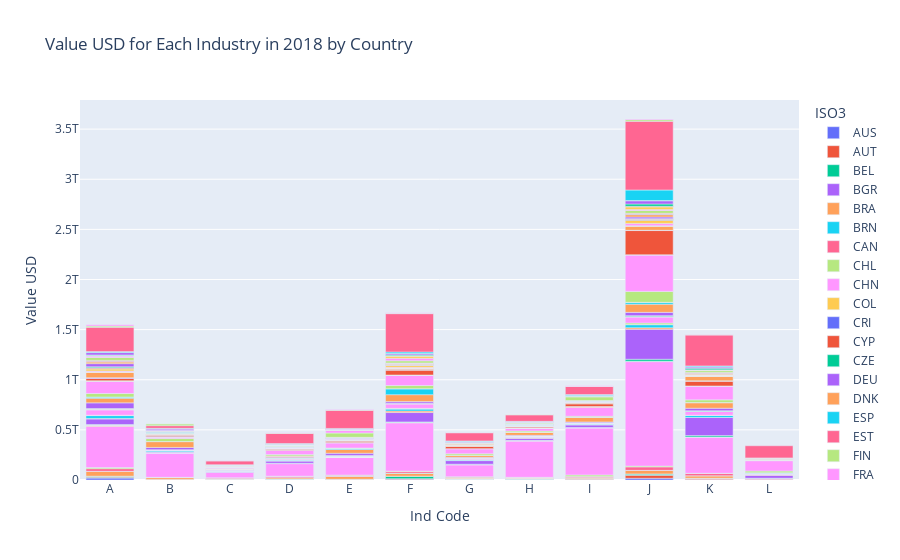

Source (notebook cell):
### Markdown cell above
The sunburst chart above provides a hierarchical visualization of the distribution of industries globally for the year 2018. The chart is structured with continents at the innermost level, followed by countries. The size of each segment represents the value in USD, with larger segments indicating higher values.

Key observations from the chart:
1. **China**: Dominates the chart with the highest values across multiple industries, particularly in the manufacture of fabricated metal products, machinery, and equipment.
2. **United States**: Also shows significant values, especially in the manufacture of fabricated metal products, machinery, and equipment, as well as the manufacture of transport equipment.
3. **Other Countries**: Countries like Japan, India, and South Korea also contribute significantly but are overshadowed by the top two countries. Germany also shows a very healthy contribution and is by far the biggset contributer in Europe.

The chart highlights the concentration of industrial value in a few key countries, with China leading by a substantial margin. This concentration suggests that these countries play a crucial role in the global industrial landscape, particularly in the manufacturing sectors.

### Code cell
# Aggregate data by industry and country
aggregated_data = df_eng_final_2018.groupby(['Ind Code', 'ISO3'])['Value USD'].sum().reset_index()

# Create the bar chart
fig = px.bar(aggregated_data, x='Ind Code', y='Value USD', color='ISO3', title='Value USD for Each Industry in 2018 by Country')


# Show the plot
fig.show()

### Figure 1 — Plotly figure (JSON) as saved in the notebook; plotly's stock layout.template omitted (floating-point values rounded to 4 significant figures)
{"data": [{"alignmentgroup": "True", "hovertemplate": "ISO3=AUS<br>Ind Code=%{x}<br>Value USD=%{y}<extra></extra>", "legendgroup": "AUS", "marker": {"color": "#636efa", "pattern": {"shape": ""}}, "name": "AUS", "offsetgroup": "AUS", "orientation": "v", "showlegend": true, "textposition": "auto", "type": "bar", "x": ["A", "B", "C", "D", "E", "F", "G", "H", "I", "J", "K"], "xaxis": "x", "y": [19227400000, 1738500000, 3526900000, 3805500000, 4366400000, 7094300000, 3405900000, 4880100000, 5153200000, 17233700000, 6059500000], "yaxis": "y"}, {"alignmentgroup": "True", "hovertemplate": "ISO3=AUT<br>Ind Code=%{x}<br>Value USD=%{y}<extra></extra>", "legendgroup": "AUT", "marker": {"color": "#EF553B", "pattern": {"shape": ""}}, "name": "AUT", "offsetgroup": "AUT", "orientation": "v", "showlegend": true, "textposition": "auto", "type": "bar", "x": ["A", "B", "C", "D", "E", "F", "G", "H", "I", "J", "K", "L"], "xaxis": "x", "y": [7380530000, 1185980000, 3188350000, 3794200000, 1100670000, 6564100000, 2990230000, 3125610000, 5315600000, 29632680000, 6915030000, 3334460000], "yaxis": "y"}, {"alignmentgroup": "True", "hovertemplate": "ISO3=BEL<br>Ind Code=%{x}<br>Value USD=%{y}<extra></extra>", "legendgroup": "BEL", "marker": {"color": "#00cc96", "pattern": {"shape": ""}}, "name": "BEL", "offsetgroup": "BEL", "orientation": "v", "showlegend": true, "textposition": "auto", "type": "bar", "x": ["A", "B", "C", "D", "E", "F", "G", "H", "I", "J", "K", "L"], "xaxis": "x", "y": [10051100000, 1629130000, 1118250000, 2613600000, 1534530000, 23640600000, 2661400000, 3113940000, 3692960000, 11767860000, 3886640000, 1584960000], "yaxis": "y"}, {"alignmentgroup": "True", "hovertemplate": "ISO3=BGR<br>Ind Code=%{x}<br>Value USD=%{y}<extra></extra>", "legendgroup": "BGR", "marker": {"color": "#ab63fa", "pattern": {"shape": ""}}, "name": "BGR", "offsetgroup": "BGR", "orientation": "v", "showlegend": true, "textposition": "auto", "type": "bar", "x": ["A", "B", "C", "D", "E", "F", "G", "H", "I", "J", "K", "L"], "xaxis": "x", "y": [1459750000, 867650000, 155360000, 401300000, 133430000, 787700000, 485710000, 517270000, 510320000, 2452510000, 402190000, 546700000], "yaxis": "y"}, {"alignmentgroup": "True", "hovertemplate": "ISO3=BRA<br>Ind Code=%{x}<br>Value USD=%{y}<extra></extra>", "legendgroup": "BRA", "marker": {"color": "#FFA15A", "pattern": {"shape": ""}}, "name": "BRA", "offsetgroup": "BRA", "orientation": "v", "showlegend": true, "textposition": "auto", "type": "bar", "x": ["A", "B", "C", "D", "E", "F", "G", "H", "I", "J", "K"], "xaxis": "x", "y": [48565000000, 18578400000, 3529500000, 12966600000, 28034900000, 30456500000, 10043300000, 7876300000, 11298900000, 35121300000, 24886200000], "yaxis": "y"}, {"alignmentgroup": "True", "hovertemplate": "ISO3=BRN<br>Ind Code=%{x}<br>Value USD=%{y}<extra></extra>", "legendgroup": "BRN", "marker": {"color": "#19d3f3", "pattern": {"shape": ""}}, "name": "BRN", "offsetgroup": "BRN", "orientation": "v", "showlegend": true, "textposition": "auto", "type": "bar", "x": ["A", "B", "C", "D", "E", "F", "G", "H", "I", "J", "K"], "xaxis": "x", "y": [16800000, 47500000, 2400000, 6900000, 1247200000, 37600000, 6900000, 13700000, 3900000, 33300000, 74800000], "yaxis": "y"}, {"alignmentgroup": "True", "hovertemplate": "ISO3=CAN<br>Ind Code=%{x}<br>Value USD=%{y}<extra></extra>", "legendgroup": "CAN", "marker": {"color": "#FF6692", "pattern": {"shape": ""}}, "name": "CAN", "offsetgroup": "CAN", "orientation": "v", "showlegend": true, "textposition": "auto", "type": "bar", "x": ["A", "B", "C", "D", "E", "F", "G", "H", "I", "J", "K", "L"], "xaxis": "x", "y": [26543080000, 2099060000, 9154060000, 11191000000, 12167600000, 17601100000, 8473410000, 6481620000, 9901080000, 34478610000, 23817390000, 8180160000], "yaxis": "y"}, {"alignmentgroup": "True", "hovertemplate": "ISO3=CHL<br>Ind Code=%{x}<br>Value USD=%{y}<extra></extra>", "legendgroup": "CHL", "marker": {"color": "#B6E880", "pattern": {"shape": ""}}, "name": "CHL", "offsetgroup": "CHL", "orientation": "v", "showlegend": true, "textposition": "auto", "type": "bar", "x": ["A", "B", "C", "D", "E", "F", "G", "H", "I", "J", "K"], "xaxis": "x", "y": [11018430000, 453790000, 1449400000, 3598800000, 819020000, 2773200000, 4508900000, 1058260000, 14588500000, 8075270000, 1082400000], "yaxis": "y"}, {"alignmentgroup": "True", "hovertemplate": "ISO3=CHN<br>Ind Code=%{x}<br>Value USD=%{y}<extra></extra>", "legendgroup": "CHN", "marker": {"color": "#FF97FF", "pattern": {"shape": ""}}, "name": "CHN", "offsetgroup": "CHN", "orientation": "v", "showlegend": true, "textposition": "auto", "type": "bar", "x": ["A", "B", "C", "D", "E", "F", "G", "H", "I", "J", "K"], "xaxis": "x", "y": [410643690000, 241887410000, 54181100000, 124635200000, 175172090000, 481399690000, 119899500000, 361271190000, 469966910000, 1042085500000, 361992310000], "yaxis": "y"}, {"alignmentgroup": "True", "hovertemplate": "ISO3=COL<br>Ind Code=%{x}<br>Value USD=%{y}<extra></extra>", "legendgroup": "COL", "marker": {"color": "#FECB52", "pattern": {"shape": ""}}, "name": "COL", "offsetgroup": "COL", "orientation": "v", "showlegend": true, "textposition": "auto", "type": "bar", "x": ["A", "B", "C", "D", "E", "F", "G", "H", "I", "J", "K", "L"], "xaxis": "x", "y": [10591390000, 3522680000, 350510000, 1867800000, 4395230000, 5100700000, 1002470000, 4032200000, 1363300000, 3607150000, 838040000, 1944370000], "yaxis": "y"}, {"alignmentgroup": "True", "hovertemplate": "ISO3=CRI<br>Ind Code=%{x}<br>Value USD=%{y}<extra></extra>", "legendgroup": "CRI", "marker": {"color": "#636efa", "pattern": {"shape": ""}}, "name": "CRI", "offsetgroup": "CRI", "orientation": "v", "showlegend": true, "textposition": "auto", "type": "bar", "x": ["A", "B", "C", "D", "E", "F", "G", "H", "I", "J", "K"], "xaxis": "x", "y": [2920000000, 188200000, 90400000, 326700000, 221200000, 549900000, 123700000, 373000000, 104600000, 481400000, 25100000], "yaxis": "y"}, {"alignmentgroup": "True", "hovertemplate": "ISO3=CYP<br>Ind Code=%{x}<br>Value USD=%{y}<extra></extra>", "legendgroup": "CYP", "marker": {"color": "#EF553B", "pattern": {"shape": ""}}, "name": "CYP", "offsetgroup": "CYP", "orientation": "v", "showlegend": true, "textposition": "auto", "type": "bar", "x": ["A", "B", "C", "D", "E", "F", "G", "H", "I", "J", "K", "L"], "xaxis": "x", "y": [427820000, 20770000, 64790000.0, 49900000, 2830000, 184300000, 34820000, 145160000, 26910000, 212080000, 7550000, 46620000], "yaxis": "y"}, {"alignmentgroup": "True", "hovertemplate": "ISO3=CZE<br>Ind Code=%{x}<br>Value USD=%{y}<extra></extra>", "legendgroup": "CZE", "marker": {"color": "#00cc96", "pattern": {"shape": ""}}, "name": "CZE", "offsetgroup": "CZE", "orientation": "v", "showlegend": true, "textposition": "auto", "type": "bar", "x": ["A", "B", "C", "D", "E", "F", "G", "H", "I", "J", "K", "L"], "xaxis": "x", "y": [4662470000, 1231760000, 1444640000, 1649900000, 47450000, 3130300000, 4014930000, 2559970000, 1777370000, 19209830000, 12750070000, 2030890000], "yaxis": "y"}, {"alignmentgroup": "True", "hovertemplate": "ISO3=DEU<br>Ind Code=%{x}<br>Value USD=%{y}<extra></extra>", "legendgroup": "DEU", "marker": {"color": "#ab63fa", "pattern": {"shape": ""}}, "name": "DEU", "offsetgroup": "DEU", "orientation": "v", "showlegend": true, "textposition": "auto", "type": "bar", "x": ["A", "B", "C", "D", "E", "F", "G", "H", "I", "J", "K", "L"], "xaxis": "x", "y": [55520190000, 8917380000, 8204090000, 23353900000, 5850450000, 93575200000, 35853760000, 21809860000, 27220990000, 299434440000, 180644640000, 30041110000], "yaxis": "y"}, {"alignmentgroup": "True", "hovertemplate": "ISO3=DNK<br>Ind Code=%{x}<br>Value USD=%{y}<extra></extra>", "legendgroup": "DNK", "marker": {"color": "#FFA15A", "pattern": {"shape": ""}}, "name": "DNK", "offsetgroup": "DNK", "orientation": "v", "showlegend": true, "textposition": "auto", "type": "bar", "x": ["A", "B", "C", "D", "E", "F", "G", "H", "I", "J", "K", "L"], "xaxis": "x", "y": [4803140000, 569160000, 684760000, 947100000, 273810000, 15196800000, 1320740000, 1672310000, 458620000, 14736760000, 669240000, 3018550000], "yaxis": "y"}, {"alignmentgroup": "True", "hovertemplate": "ISO3=ESP<br>Ind Code=%{x}<br>Value USD=%{y}<extra></extra>", "legendgroup": "ESP", "marker": {"color": "#19d3f3", "pattern": {"shape": ""}}, "name": "ESP", "offsetgroup": "ESP", "orientation": "v", "showlegend": true, "textposition": "auto", "type": "bar", "x": ["A", "B", "C", "D", "E", "F", "G", "H", "I", "J", "K", "L"], "xaxis": "x", "y": [28828270000, 10692360000, 2365450000, 7970300000, 3796770000, 21177800000, 7556920000, 6902680000, 7825000000, 30689450000, 20252180000, 5228080000], "yaxis": "y"}, {"alignmentgroup": "True", "hovertemplate": "ISO3=EST<br>Ind Code=%{x}<br>Value USD=%{y}<extra></extra>", "legendgroup": "EST", "marker": {"color": "#FF6692", "pattern": {"shape": ""}}, "name": "EST", "offsetgroup": "EST", "orientation": "v", "showlegend": true, "textposition": "auto", "type": "bar", "x": ["A", "B", "C", "D", "E", "F", "G", "H", "I", "J", "K", "L"], "xaxis": "x", "y": [507210000, 222590000, 669080000, 203200000, 98720000, 191800000, 158200000, 215350000, 37500000, 1172230000, 158220000, 283460000], "yaxis": "y"}, {"alignmentgroup": "True", "hovertemplate": "ISO3=FIN<br>Ind Code=%{x}<br>Value USD=%{y}<extra></extra>", "legendgroup": "FIN", "marker": {"color": "#B6E880", "pattern": {"shape": ""}}, "name": "FIN", "offsetgroup": "FIN", "orientation": "v", "showlegend": true, "textposition": "auto", "type": "bar", "x": ["A", "B", "C", "D", "E", "F", "G", "H", "I", "J", "K", "L"], "xaxis": "x", "y": [3232270000, 481830000, 1624990000, 5422500000, 845560000, 5169300000, 1267160000, 1393530000, 2038330000, 15835420000, 1391160000, 790060000], "yaxis": "y"}, {"alignmentgroup": "True", "hovertemplate": "ISO3=FRA<br>Ind Code=%{x}<br>Value USD=%{y}<extra></extra>", "legendgroup": "FRA", "marker": {"color": "#FF97FF", "pattern": {"shape": ""}}, "name": "FRA", "offsetgroup": "FRA", "orientation": "v", "showlegend": true, "textposition": "auto", "type": "bar", "x": ["A", "B", "C", "D", "E", "F", "G", "H", "I", "J", "K", "L"], "xaxis": "x", "y": [52770930000, 6561380000, 3610180000, 11498500000, 2345370000, 44608400000, 13487680000, 9516130000, 7038490000, 60261730000, 38551060000, 8393000000.0], "yaxis": "y"}, {"alignmentgroup": "True", "hovertemplate": "ISO3=GRC<br>Ind Code=%{x}<br>Value USD=%{y}<extra></extra>", "legendgroup": "GRC", "marker": {"color": "#FECB52", "pattern": {"shape": ""}}, "name": "GRC", "offsetgroup": "GRC", "orientation": "v", "showlegend": true, "textposition": "auto", "type": "bar", "x": ["A", "B", "C", "D", "E", "F", "G", "H", "I", "J", "K", "L"], "xaxis": "x", "y": [6068510000, 612870000, 113320000, 849900000, 1141850000, 2321500000, 678410000, 950140000, 1441290000, 2303400000, 527730000, 377100000], "yaxis": "y"}, {"alignmentgroup": "True", "hovertemplate": "ISO3=HKG<br>Ind Code=%{x}<br>Value USD=%{y}<extra></extra>", "legendgroup": "HKG", "marker": {"color": "#636efa", "pattern": {"shape": ""}}, "name": "HKG", "offsetgroup": "HKG", "orientation": "v", "showlegend": true, "textposition": "auto", "type": "bar", "x": ["A", "B", "C", "D", "E", "F", "H", "I", "J", "K"], "xaxis": "x", "y": [2646400000, 291700000, 222000000, 178700000, 50800000, 96200000, 69100000, 382300000, 334700000, 112700000], "yaxis": "y"}, {"alignmentgroup": "True", "hovertemplate": "ISO3=HRV<br>Ind Code=%{x}<br>Value USD=%{y}<extra></extra>", "legendgroup": "HRV", "marker": {"color": "#EF553B", "pattern": {"shape": ""}}, "name": "HRV", "offsetgroup": "HRV", "orientation": "v", "showlegend": true, "textposition": "auto", "type": "bar", "x": ["A", "B", "C", "D", "E", "F", "G", "H", "I", "J", "K", "L"], "xaxis": "x", "y": [1832280000, 409180000, 332350000, 408400000, 628800000, 666800000, 303280000, 442060000, 82370000, 1891420000, 151500000, 312880000], "yaxis": "y"}, {"alignmentgroup": "True", "hovertemplate": "ISO3=HUN<br>Ind Code=%{x}<br>Value USD=%{y}<extra></extra>", "legendgroup": "HUN", "marker": {"color": "#00cc96", "pattern": {"shape": ""}}, "name": "HUN", "offsetgroup": "HUN", "orientation": "v", "showlegend": true, "textposition": "auto", "type": "bar", "x": ["A", "B", "C", "D", "E", "F", "G", "H", "I", "J", "K", "L"], "xaxis": "x", "y": [2913710000, 613580000, 353130000, 1016100000, 1050250000, 4085700000, 2062870000, 1034390000, 932790000, 8332250000, 6154870000, 943420000], "yaxis": "y"}, {"alignmentgroup": "True", "hovertemplate": "ISO3=IDN<br>Ind Code=%{x}<br>Value USD=%{y}<extra></extra>", "legendgroup": "IDN", "marker": {"color": "#ab63fa", "pattern": {"shape": ""}}, "name": "IDN", "offsetgroup": "IDN", "orientation": "v", "showlegend": true, "textposition": "auto", "type": "bar", "x": ["A", "B", "C", "D", "E", "F", "G", "H", "I", "J", "K"], "xaxis": "x", "y": [56693200000, 21869900000, 5118500000, 9408200000, 21397300000, 15372400000, 5991200000, 6034400000, 8092500000, 32757500000, 24612900000], "yaxis": "y"}, {"alignmentgroup": "True", "hovertemplate": "ISO3=IND<br>Ind Code=%{x}<br>Value USD=%{y}<extra></extra>", "legendgroup": "IND", "marker": {"color": "#FFA15A", "pattern": {"shape": ""}}, "name": "IND", "offsetgroup": "IND", "orientation": "v", "showlegend": true, "textposition": "auto", "type": "bar", "x": ["A", "B", "C", "D", "E", "F", "G", "H", "I", "J", "K"], "xaxis": "x", "y": [47080300000, 58616400000, 7389400000, 11658900000, 37750200000, 69278400000, 18059800000, 29926100000, 44783800000, 81611100000, 55749300000], "yaxis": "y"}, {"alignmentgroup": "True", "hovertemplate": "ISO3=IRL<br>Ind Code=%{x}<br>Value USD=%{y}<extra></extra>", "legendgroup": "IRL", "marker": {"color": "#19d3f3", "pattern": {"shape": ""}}, "name": "IRL", "offsetgroup": "IRL", "orientation": "v", "showlegend": true, "textposition": "auto", "type": "bar", "x": ["A", "B", "C", "D", "E", "F", "G", "H", "I", "J", "K", "L"], "xaxis": "x", "y": [10351060000, 171800000, 357960000, 643500000, 12446600000, 59396900000, 732980000, 1017700000, 352160000, 18218550000, 474710000, 5724160000], "yaxis": "y"}, {"alignmentgroup": "True", "hovertemplate": "ISO3=ISL<br>Ind Code=%{x}<br>Value USD=%{y}<extra></extra>", "legendgroup": "ISL", "marker": {"color": "#FF6692", "pattern": {"shape": ""}}, "name": "ISL", "offsetgroup": "ISL", "orientation": "v", "showlegend": true, "textposition": "auto", "type": "bar", "x": ["A", "B", "C", "D", "E", "F", "G", "H", "I", "J", "K", "L"], "xaxis": "x", "y": [1016510000, 28050000, 15930000, 56900000, 3990000, 43800000, 32030000, 121060000, 295360000, 401250000, 9620000, 169330000], "yaxis": "y"}, {"alignmentgroup": "True", "hovertemplate": "ISO3=ITA<br>Ind Code=%{x}<br>Value USD=%{y}<extra></extra>", "legendgroup": "ITA", "marker": {"color": "#B6E880", "pattern": {"shape": ""}}, "name": "ITA", "offsetgroup": "ITA", "orientation": "v", "showlegend": true, "textposition": "auto", "type": "bar", "x": ["A", "B", "C", "D", "E", "F", "G", "H", "I", "J", "K", "L"], "xaxis": "x", "y": [34843690000, 30514440000, 5768840000, 12849900000, 2151820000, 31761600000, 15986570000, 12222990000, 11179620000, 109081530000, 27281810000, 16950710000], "yaxis": "y"}, {"alignmentgroup": "True", "hovertemplate": "ISO3=JPN<br>Ind Code=%{x}<br>Value USD=%{y}<extra></extra>", "legendgroup": "JPN", "marker": {"color": "#FF97FF", "pattern": {"shape": ""}}, "name": "JPN", "offsetgroup": "JPN", "orientation": "v", "showlegend": true, "textposition": "auto", "type": "bar", "x": ["A", "B", "C", "D", "E", "F", "G", "H", "I", "J", "K", "L"], "xaxis": "x", "y": [121974390000, 14367000000, 8776100000, 44066400000, 51945620000, 103767500000, 51255500000, 28494920000, 89919530000, 363737940000, 137563520000, 102684960000], "yaxis": "y"}, {"alignmentgroup": "True", "hovertemplate": "ISO3=KAZ<br>Ind Code=%{x}<br>Value USD=%{y}<extra></extra>", "legendgroup": "KAZ", "marker": {"color": "#FECB52", "pattern": {"shape": ""}}, "name": "KAZ", "offsetgroup": "KAZ", "orientation": "v", "showlegend": true, "textposition": "auto", "type": "bar", "x": ["A", "B", "C", "D", "E", "F", "G", "H", "I", "J", "K"], "xaxis": "x", "y": [4636600000, 225100000, 43800000, 215200000, 1897400000, 1182000000, 322200000, 1035600000, 7338800000, 948700000, 465200000], "yaxis": "y"}, {"alignmentgroup": "True", "hovertemplate": "ISO3=KHM<br>Ind Code=%{x}<br>Value USD=%{y}<extra></extra>", "legendgroup": "KHM", "marker": {"color": "#636efa", "pattern": {"shape": ""}}, "name": "KHM", "offsetgroup": "KHM", "orientation": "v", "showlegend": true, "textposition": "auto", "type": "bar", "x": ["A", "B", "C", "D", "E", "F", "G", "H", "I", "J", "K"], "xaxis": "x", "y": [632900000, 4105700000, 548900000, 115800000, 93100000, 97900000, 103300000, 49100000, 30200000, 573600000, 292700000], "yaxis": "y"}, {"alignmentgroup": "True", "hovertemplate": "ISO3=KOR<br>Ind Code=%{x}<br>Value USD=%{y}<extra></extra>", "legendgroup": "KOR", "marker": {"color": "#EF553B", "pattern": {"shape": ""}}, "name": "KOR", "offsetgroup": "KOR", "orientation": "v", "showlegend": true, "textposition": "auto", "type": "bar", "x": ["A", "B", "C", "D", "E", "F", "G", "H", "I", "J", "K"], "xaxis": "x", "y": [23360300000, 15516800000, 2132000000, 12022200000, 17223500000, 50103000000, 24456000000, 12435100000, 28117200000, 241659000000, 49990400000], "yaxis": "y"}, {"alignmentgroup": "True", "hovertemplate": "ISO3=LAO<br>Ind Code=%{x}<br>Value USD=%{y}<extra></extra>", "legendgroup": "LAO", "marker": {"color": "#00cc96", "pattern": {"shape": ""}}, "name": "LAO", "offsetgroup": "LAO", "orientation": "v", "showlegend": true, "textposition": "auto", "type": "bar", "x": ["A", "B", "C", "D", "E", "F", "G", "H", "I", "J", "K"], "xaxis": "x", "y": [333400000, 247600000, 177900000, 4200000, 86700000, 61500000, 15400000, 166400000, 520100000, 76300000, 2800000], "yaxis": "y"}, {"alignmentgroup": "True", "hovertemplate": "ISO3=MAR<br>Ind Code=%{x}<br>Value USD=%{y}<extra></extra>", "legendgroup": "MAR", "marker": {"color": "#ab63fa", "pattern": {"shape": ""}}, "name": "MAR", "offsetgroup": "MAR", "orientation": "v", "showlegend": true, "textposition": "auto", "type": "bar", "x": ["A", "B", "C", "D", "E", "F", "G", "H", "I", "J", "K"], "xaxis": "x", "y": [7306300000, 2322800000, 197900000, 434100000, 300000, 3764800000, 115800000, 1426700000, 745900000, 2424800000, 1486200000], "yaxis": "y"}, {"alignmentgroup": "True", "hovertemplate": "ISO3=MEX<br>Ind Code=%{x}<br>Value USD=%{y}<extra></extra>", "legendgroup": "MEX", "marker": {"color": "#FFA15A", "pattern": {"shape": ""}}, "name": "MEX", "offsetgroup": "MEX", "orientation": "v", "showlegend": true, "textposition": "auto", "type": "bar", "x": ["A", "B", "C", "D", "E", "F", "G", "H", "I", "J", "K", "L"], "xaxis": "x", "y": [55272270000, 8378000000.0, 1697650000, 5194500000, 8138730000, 15034600000, 6715810000, 5644730000, 12934820000, 42988720000, 47392040000, 6150630000], "yaxis": "y"}, {"alignmentgroup": "True", "hovertemplate": "ISO3=MKD<br>Ind Code=%{x}<br>Value USD=%{y}<extra></extra>", "legendgroup": "MKD", "marker": {"color": "#19d3f3", "pattern": {"shape": ""}}, "name": "MKD", "offsetgroup": "MKD", "orientation": "v", "showlegend": true, "textposition": "auto", "type": "bar", "x": ["A", "B", "C", "D", "E", "F", "G", "H", "I", "J", "K", "L"], "xaxis": "x", "y": [370350000, 340810000, 19400000, 65180000.0, 490000, 100500000, 58270000, 79770000, 64360000, 292860000, 239120000, 48820000], "yaxis": "y"}, {"alignmentgroup": "True", "hovertemplate": "ISO3=MLT<br>Ind Code=%{x}<br>Value USD=%{y}<extra></extra>", "legendgroup": "MLT", "marker": {"color": "#FF6692", "pattern": {"shape": ""}}, "name": "MLT", "offsetgroup": "MLT", "orientation": "v", "showlegend": true, "textposition": "auto", "type": "bar", "x": ["A", "B", "C", "D", "E", "F", "G", "H", "I", "J", "K", "L"], "xaxis": "x", "y": [178470000, 16230000, 10900000, 94500000, 100000, 53800000, 86200000, 53600000, 980000, 292410000, 82540000, 171130000], "yaxis": "y"}, {"alignmentgroup": "True", "hovertemplate": "ISO3=MMR<br>Ind Code=%{x}<br>Value USD=%{y}<extra></extra>", "legendgroup": "MMR", "marker": {"color": "#B6E880", "pattern": {"shape": ""}}, "name": "MMR", "offsetgroup": "MMR", "orientation": "v", "showlegend": true, "textposition": "auto", "type": "bar", "x": ["A", "B", "C", "D", "E", "F", "G", "H", "I", "J", "K"], "xaxis": "x", "y": [3473700000, 2715000000, 390500000, 389600000, 752300000, 764300000, 315300000, 528700000.0, 499700000, 1449400000, 649200000], "yaxis": "y"}, {"alignmentgroup": "True", "hovertemplate": "ISO3=MYS<br>Ind Code=%{x}<br>Value USD=%{y}<extra></extra>", "legendgroup": "MYS", "marker": {"color": "#FF97FF", "pattern": {"shape": ""}}, "name": "MYS", "offsetgroup": "MYS", "orientation": "v", "showlegend": true, "textposition": "auto", "type": "bar", "x": ["A", "B", "C", "D", "E", "F", "G", "H", "I", "J", "K"], "xaxis": "x", "y": [7944700000, 1576100000, 1503600000, 2471900000, 9746500000, 7602400000, 3272400000, 2407200000, 2165400000, 23789300000, 4496500000], "yaxis": "y"}, {"alignmentgroup": "True", "hovertemplate": "ISO3=NLD<br>Ind Code=%{x}<br>Value USD=%{y}<extra></extra>", "legendgroup": "NLD", "marker": {"color": "#FECB52", "pattern": {"shape": ""}}, "name": "NLD", "offsetgroup": "NLD", "orientation": "v", "showlegend": true, "textposition": "auto", "type": "bar", "x": ["A", "B", "C", "D", "E", "F", "G", "H", "I", "J", "K", "L"], "xaxis": "x", "y": [19156260000, 1381720000, 1291960000, 4319000000, 1418330000, 20398900000, 3599550000, 2516610000, 2870900000, 31864500000, 5093450000, 6175210000], "yaxis": "y"}, {"alignmentgroup": "True", "hovertemplate": "ISO3=NOR<br>Ind Code=%{x}<br>Value USD=%{y}<extra></extra>", "legendgroup": "NOR", "marker": {"color": "#636efa", "pattern": {"shape": ""}}, "name": "NOR", "offsetgroup": "NOR", "orientation": "v", "showlegend": true, "textposition": "auto", "type": "bar", "x": ["A", "B", "C", "D", "E", "F", "G", "H", "I", "J", "K", "L"], "xaxis": "x", "y": [5808550000, 389180000, 1122530000, 999600000, 889500000, 3372300000, 498990000, 1317180000, 1652260000, 6465910000, 1741530000, 774050000], "yaxis": "y"}, {"alignmentgroup": "True", "hovertemplate": "ISO3=NZL<br>Ind Code=%{x}<br>Value USD=%{y}<extra></extra>", "legendgroup": "NZL", "marker": {"color": "#EF553B", "pattern": {"shape": ""}}, "name": "NZL", "offsetgroup": "NZL", "orientation": "v", "showlegend": true, "textposition": "auto", "type": "bar", "x": ["A", "B", "C", "D", "E", "F", "G", "H", "I", "J", "K"], "xaxis": "x", "y": [7619400000, 437980000, 1111220000, 1117900000, 1546440000, 1033900000, 1043410000, 835840000, 607500000, 5600270000, 925090000], "yaxis": "y"}, {"alignmentgroup": "True", "hovertemplate": "ISO3=PER<br>Ind Code=%{x}<br>Value USD=%{y}<extra></extra>", "legendgroup": "PER", "marker": {"color": "#00cc96", "pattern": {"shape": ""}}, "name": "PER", "offsetgroup": "PER", "orientation": "v", "showlegend": true, "textposition": "auto", "type": "bar", "x": ["A", "B", "C", "D", "E", "F", "G", "H", "I", "J", "K"], "xaxis": "x", "y": [8682700000, 3377800000, 672700000, 2133200000, 2553600000, 2635000000, 1365600000, 2640000000, 2703300000, 3370200000, 905600000], "yaxis": "y"}, {"alignmentgroup": "True", "hovertemplate": "ISO3=PHL<br>Ind Code=%{x}<br>Value USD=%{y}<extra></extra>", "legendgroup": "PHL", "marker": {"color": "#ab63fa", "pattern": {"shape": ""}}, "name": "PHL", "offsetgroup": "PHL", "orientation": "v", "showlegend": true, "textposition": "auto", "type": "bar", "x": ["A", "B", "C", "D", "E", "F", "G", "H", "I", "J", "K"], "xaxis": "x", "y": [31261000000, 4862300000, 769400000, 941800000, 4330100000, 3429000000, 975300000, 1632400000, 1457600000, 16573700000, 2110000000], "yaxis": "y"}, {"alignmentgroup": "True", "hovertemplate": "ISO3=POL<br>Ind Code=%{x}<br>Value USD=%{y}<extra></extra>", "legendgroup": "POL", "marker": {"color": "#FFA15A", "pattern": {"shape": ""}}, "name": "POL", "offsetgroup": "POL", "orientation": "v", "showlegend": true, "textposition": "auto", "type": "bar", "x": ["A", "B", "C", "D", "E", "F", "G", "H", "I", "J", "K", "L"], "xaxis": "x", "y": [16203650000, 3050900000, 3651450000, 5640000000, 3053120000, 7458100000, 7663940000, 5894150000, 2794520000, 22711630000, 10192660000, 5891100000], "yaxis": "y"}, {"alignmentgroup": "True", "hovertemplate": "ISO3=PRT<br>Ind Code=%{x}<br>Value USD=%{y}<extra></extra>", "legendgroup": "PRT", "marker": {"color": "#19d3f3", "pattern": {"shape": ""}}, "name": "PRT", "offsetgroup": "PRT", "orientation": "v", "showlegend": true, "textposition": "auto", "type": "bar", "x": ["A", "B", "C", "D", "E", "F", "G", "H", "I", "J", "K", "L"], "xaxis": "x", "y": [5034200000, 5037810000, 1238350000, 1966400000, 654970000, 2002700000, 1525420000, 1815300000, 588660000, 5481560000, 2344620000, 1455370000], "yaxis": "y"}, {"alignmentgroup": "True", "hovertemplate": "ISO3=ROU<br>Ind Code=%{x}<br>Value USD=%{y}<extra></extra>", "legendgroup": "ROU", "marker": {"color": "#FF6692", "pattern": {"shape": ""}}, "name": "ROU", "offsetgroup": "ROU", "orientation": "v", "showlegend": true, "textposition": "auto", "type": "bar", "x": ["A", "B", "C", "D", "E", "F", "G", "H", "I", "J", "K", "L"], "xaxis": "x", "y": [11079540000, 3708830000, 1352080000, 1086800000, 2442300000, 1675400000, 2024780000, 1655890000, 1933470000, 7889840000, 7033870000, 1652010000], "yaxis": "y"}, {"alignmentgroup": "True", "hovertemplate": "ISO3=RUS<br>Ind Code=%{x}<br>Value USD=%{y}<extra></extra>", "legendgroup": "RUS", "marker": {"color": "#B6E880", "pattern": {"shape": ""}}, "name": "RUS", "offsetgroup": "RUS", "orientation": "v", "showlegend": true, "textposition": "auto", "type": "bar", "x": ["A", "B", "C", "D", "E", "F", "G", "H", "I", "J", "K", "L"], "xaxis": "x", "y": [29657520000, 3652880000, 4091220000, 7430900000, 42850040000, 22429500000, 3933610000, 7925650000, 36458880000, 28979190000, 18384480000, 2887640000], "yaxis": "y"}, {"alignmentgroup": "True", "hovertemplate": "ISO3=SAU<br>Ind Code=%{x}<br>Value USD=%{y}<extra></extra>", "legendgroup": "SAU", "marker": {"color": "#FF97FF", "pattern": {"shape": ""}}, "name": "SAU", "offsetgroup": "SAU", "orientation": "v", "showlegend": true, "textposition": "auto", "type": "bar", "x": ["A", "B", "C", "D", "E", "F", "G", "H", "I", "J", "K"], "xaxis": "x", "y": [13690100000, 2858800000, 992800000, 3834200000, 26709400000, 25402500000, 2581100000, 5127600000, 4291000000.0, 10529800000, 1206300000], "yaxis": "y"}, {"alignmentgroup": "True", "hovertemplate": "ISO3=SGP<br>Ind Code=%{x}<br>Value USD=%{y}<extra></extra>", "legendgroup": "SGP", "marker": {"color": "#FECB52", "pattern": {"shape": ""}}, "name": "SGP", "offsetgroup": "SGP", "orientation": "v", "showlegend": true, "textposition": "auto", "type": "bar", "x": ["A", "B", "C", "D", "E", "F", "G", "H", "I", "J", "K"], "xaxis": "x", "y": [3262900000, 408200000, 130600000, 1117700000, 4674700000, 22591200000, 685200000, 355100000, 445300000, 26074300000, 6335600000], "yaxis": "y"}, {"alignmentgroup": "True", "hovertemplate": "ISO3=SRB<br>Ind Code=%{x}<br>Value USD=%{y}<extra></extra>", "legendgroup": "SRB", "marker": {"color": "#636efa", "pattern": {"shape": ""}}, "name": "SRB", "offsetgroup": "SRB", "orientation": "v", "showlegend": true, "textposition": "auto", "type": "bar", "x": ["A", "B", "C", "D", "E", "F", "G", "H", "I", "J", "K", "L"], "xaxis": "x", "y": [1702800000, 523040000, 175040000, 325880000, 650170000, 601500000, 613960000, 319990000, 90650000, 1542280000, 395280000, 294470000], "yaxis": "y"}, {"alignmentgroup": "True", "hovertemplate": "ISO3=SVN<br>Ind Code=%{x}<br>Value USD=%{y}<extra></extra>", "legendgroup": "SVN", "marker": {"color": "#EF553B", "pattern": {"shape": ""}}, "name": "SVN", "offsetgroup": "SVN", "orientation": "v", "showlegend": true, "textposition": "auto", "type": "bar", "x": ["A", "B", "C", "D", "E", "F", "G", "H", "I", "J", "K", "L"], "xaxis": "x", "y": [746030000, 326050000, 344340000, 455400000, 1170000, 1852900000, 820940000, 407040000, 567790000, 3818600000, 929570000, 454760000], "yaxis": "y"}, {"alignmentgroup": "True", "hovertemplate": "ISO3=SWE<br>Ind Code=%{x}<br>Value USD=%{y}<extra></extra>", "legendgroup": "SWE", "marker": {"color": "#00cc96", "pattern": {"shape": ""}}, "name": "SWE", "offsetgroup": "SWE", "orientation": "v", "showlegend": true, "textposition": "auto", "type": "bar", "x": ["A", "B", "C", "D", "E", "F", "G", "H", "I", "J", "K", "L"], "xaxis": "x", "y": [5531080000, 570260000, 2830370000, 7048800000, 811390000, 8080800000, 1999310000, 1766580000, 3977440000, 22509240000, 15190880000, 2081560000], "yaxis": "y"}, {"alignmentgroup": "True", "hovertemplate": "ISO3=THA<br>Ind Code=%{x}<br>Value USD=%{y}<extra></extra>", "legendgroup": "THA", "marker": {"color": "#ab63fa", "pattern": {"shape": ""}}, "name": "THA", "offsetgroup": "THA", "orientation": "v", "showlegend": true, "textposition": "auto", "type": "bar", "x": ["A", "B", "C", "D", "E", "F", "G", "H", "I", "J", "K"], "xaxis": "x", "y": [23402900000, 14716700000, 1376500000, 2904400000, 6622600000, 12403400000, 6561500000, 5439000000, 3414900000, 32593500000, 13514500000], "yaxis": "y"}, {"alignmentgroup": "True", "hovertemplate": "ISO3=TUN<br>Ind Code=%{x}<br>Value USD=%{y}<extra></extra>", "legendgroup": "TUN", "marker": {"color": "#FFA15A", "pattern": {"shape": ""}}, "name": "TUN", "offsetgroup": "TUN", "orientation": "v", "showlegend": true, "textposition": "auto", "type": "bar", "x": ["A", "B", "C", "D", "E", "F", "G", "H", "I", "J", "K"], "xaxis": "x", "y": [1200300000, 1498000000, 120900000, 175200000, 29400000, 532000000, 95800000, 438500000, 66200000, 1465900000, 428400000], "yaxis": "y"}, {"alignmentgroup": "True", "hovertemplate": "ISO3=TWN<br>Ind Code=%{x}<br>Value USD=%{y}<extra></extra>", "legendgroup": "TWN", "marker": {"color": "#19d3f3", "pattern": {"shape": ""}}, "name": "TWN", "offsetgroup": "TWN", "orientation": "v", "showlegend": true, "textposition": "auto", "type": "bar", "x": ["A", "B", "C", "D", "E", "F", "G", "H", "I", "J", "K"], "xaxis": "x", "y": [8448600000, 5359000000, 446000000, 3524900000, 6090800000, 16302500000, 6164600000, 3607600000, 10327900000, 105364100000, 8987000000], "yaxis": "y"}, {"alignmentgroup": "True", "hovertemplate": "ISO3=USA<br>Ind Code=%{x}<br>Value USD=%{y}<extra></extra>", "legendgroup": "USA", "marker": {"color": "#FF6692", "pattern": {"shape": ""}}, "name": "USA", "offsetgroup": "USA", "orientation": "v", "showlegend": true, "textposition": "auto", "type": "bar", "x": ["A", "B", "C", "D", "E", "F", "G", "H", "I", "J", "K", "L"], "xaxis": "x", "y": [242876090000, 26029490000, 39120210000, 103127800000, 182411920000, 382448590000, 81419100000, 65185240000, 80279760000, 685707060000, 308436470000, 120904190000], "yaxis": "y"}, {"alignmentgroup": "True", "hovertemplate": "ISO3=VNM<br>Ind Code=%{x}<br>Value USD=%{y}<extra></extra>", "legendgroup": "VNM", "marker": {"color": "#B6E880", "pattern": {"shape": ""}}, "name": "VNM", "offsetgroup": "VNM", "orientation": "v", "showlegend": true, "textposition": "auto", "type": "bar", "x": ["A", "B", "C", "D", "E", "F", "G", "H", "I", "J", "K"], "xaxis": "x", "y": [11541300000, 18104000000, 1072300000, 2006000000, 1854300000, 4420500000, 3245100000, 5242700000, 3187300000, 15834200000, 4146700000], "yaxis": "y"}, {"alignmentgroup": "True", "hovertemplate": "ISO3=ZAF<br>Ind Code=%{x}<br>Value USD=%{y}<extra></extra>", "legendgroup": "ZAF", "marker": {"color": "#FF97FF", "pattern": {"shape": ""}}, "name": "ZAF", "offsetgroup": "ZAF", "orientation": "v", "showlegend": true, "textposition": "auto", "type": "bar", "x": ["A", "B", "C", "D", "E", "F", "G", "H", "I", "J", "K"], "xaxis": "x", "y": [13380300000, 1577400000, 1955300000, 2453100000, 3519400000, 5117000000, 1740900000, 1351600000, 3002900000, 6779500000, 4299400000], "yaxis": "y"}], "layout": {"barmode": "relative", "legend": {"title": {"text": "ISO3"}, "tracegroupgap": 0}, "title": {"text": "Value USD for Each Industry in 2018 by Country"}, "xaxis": {"anchor": "y", "domain": [0, 1], "title": {"text": "Ind Code"}}, "yaxis": {"anchor": "x", "domain": [0, 1], "title": {"text": "Value USD"}}}}
